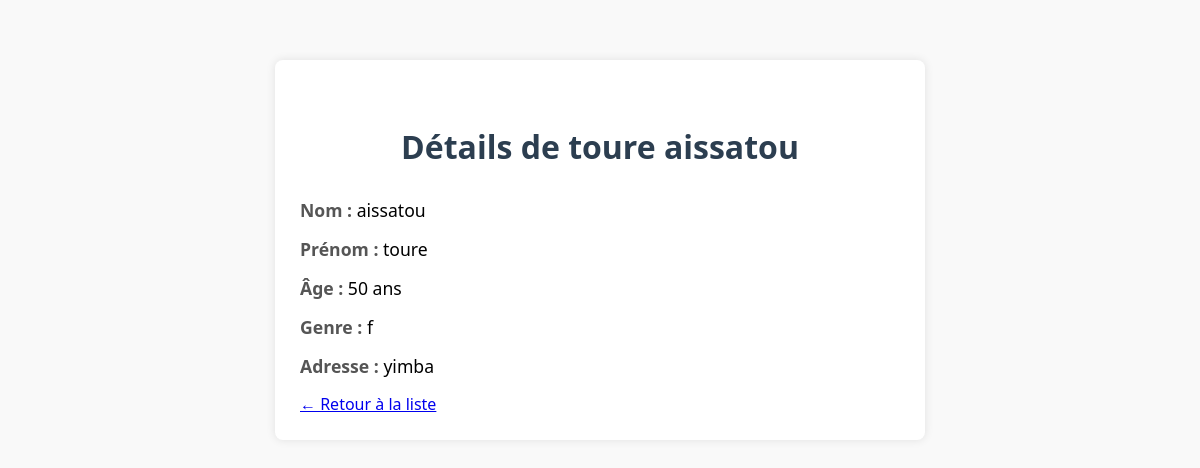
The page /personnes/personnes/1/detail/ on the database its author committed.
### app1/models.py (models this page shows, shortened)
class Personne(models.Model):
    nom = models.CharField(max_length=100)         # Champ texte pour le nom
    prenom = models.CharField(max_length=100)      # Champ texte pour le prénom
    age = models.IntegerField()                    # Champ numérique pour l'âge
    genre = models.CharField(max_length=10)        # Champ texte pour le genre (M/F/autre)
    adresse = models.CharField(max_length=255)     # Champ texte pour l'adresse

### app1/views.py (the view)
# urls.py: path('personnes/<int:id>/detail/', views.detail_personne, name='detail_personne'),
def detail_personne(request, id):
    personne = get_object_or_404(Personne, pk=id)
    return render(request, 'detail.html', {'personne': personne})

### app1/templates/detail.html (shortened to what this page needs)
<!DOCTYPE html>
<html lang="fr">
<head>
    {% load static %}
    <link rel="stylesheet" href="{% static 'css/style.css' %}">
</head>
<body>
    <div class="detail-container">
        <h1>Détails de {{ personne.prenom }} {{ personne.nom }}</h1>
        <div class="info"><span class="label">Nom :</span> {{ personne.nom }}</div>
        <div class="info"><span class="label">Prénom :</span> {{ personne.prenom }}</div>
        <div class="info"><span class="label">Âge :</span> {{ personne.age }} ans</div>
        <div class="info"><span class="label">Genre :</span> {{ personne.genre }}</div>
        <div class="info"><span class="label">Adresse :</span> {{ personne.adresse }}</div>
        <div class="btn-retour">
            <a href="{% url 'liste_personnes' %}">← Retour à la liste</a>
        </div>
    </div>
</body>
</html>

### app1/static/css/style.css (style rules this page uses)
body { font-family: 'Segoe UI', sans-serif; background-color: #f9f9f9; margin: 0; padding: 0; }
h1 { text-align: center; margin-top: 40px; color: #2c3e50; }

### app1/templates/detail.html (style rules this page uses)
.detail-container { width: 50%; margin: 60px auto; padding: 25px; border-radius: 8px; box-shadow: 0 0 10px rgba(0,0,0,0.1); background-color: #fff; font-family: 'Segoe UI', sans-serif; }
.detail-container h1 { text-align: center; margin-bottom: 30px; color: #2c3e50; }
.info { margin-bottom: 15px; font-size: 1.1em; }
.label { font-weight: bold; color: #555; }

### rows shown on the page
Personne: prenom "toure", nom "aissatou", age "50", genre "f", adresse "yimba"
